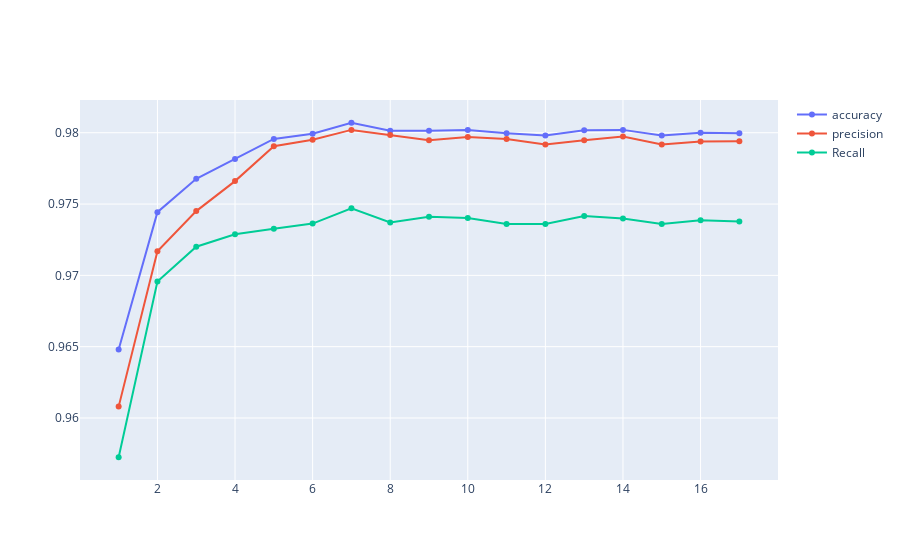

Source (notebook cell):
### Code cell
feats = list(range(1,len(stars.columns)))
fig = go.Figure()
fig.add_trace(go.Scatter(x=feats, y=acc_arr, name="Accuracy"))
fig.add_trace(go.Scatter(x=feats, y=p_arr, name="Precision"))
fig.add_trace(go.Scatter(x=feats, y=r_arr, name="Recall"))
fig.show()

### Figure 1 — Plotly figure (JSON) as saved in the notebook; plotly's stock layout.template omitted (floating-point values rounded to 4 significant figures)
{"data": [{"name": "accuracy", "type": "scatter", "x": [1, 2, 3, 4, 5, 6, 7, 8, 9, 10, 11, 12, 13, 14, 15, 16, 17], "y": [0.9648, 0.9744, 0.9768, 0.9782, 0.9796, 0.9799, 0.9807, 0.9801, 0.9801, 0.9802, 0.98, 0.9798, 0.9802, 0.9802, 0.9798, 0.98, 0.98]}, {"name": "precision", "type": "scatter", "x": [1, 2, 3, 4, 5, 6, 7, 8, 9, 10, 11, 12, 13, 14, 15, 16, 17], "y": [0.9608, 0.9717, 0.9745, 0.9766, 0.9791, 0.9795, 0.9802, 0.9798, 0.9795, 0.9797, 0.9796, 0.9792, 0.9795, 0.9797, 0.9792, 0.9794, 0.9794]}, {"name": "Recall", "type": "scatter", "x": [1, 2, 3, 4, 5, 6, 7, 8, 9, 10, 11, 12, 13, 14, 15, 16, 17], "y": [0.9572, 0.9696, 0.972, 0.9729, 0.9733, 0.9736, 0.9747, 0.9737, 0.9741, 0.974, 0.9736, 0.9736, 0.9742, 0.974, 0.9736, 0.9739, 0.9738]}], "layout": {}}
